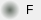
<?xml version="1.0" encoding="UTF-8"?>
<ui version="4.0">
 <class>FlagWidget</class>
 <widget class="QWidget" name="FlagWidget">
  <property name="geometry">
   <rect>
    <x>0</x>
    <y>0</y>
    <width>41</width>
    <height>20</height>
   </rect>
  </property>
  <property name="windowTitle">
   <string>Form</string>
  </property>
  <property name="styleSheet">
   <string notr="true">QCheckBox::indicator{
	height: 20px;
	width: 20px;
}

QCheckBox::indicator:checked {
	background-color: qradialgradient(spread:pad, cx:0.5, cy:0.5, radius:0.7, fx:0.5, fy:0.5, stop:0 rgba(0, 255, 0, 255), stop:0.7 rgba(0, 255, 0, 255), stop:0.7 rgba(200, 230, 200, 0));
}

QCheckBox::indicator:unchecked {
	background-color: qradialgradient(spread:pad, cx:0.5, cy:0.5, radius:0.7, fx:0.5, fy:0.5, stop:0 rgba(100, 110, 100, 255), stop:0.7 rgba(100, 110, 100, 255), stop:0.7 rgba(200, 230, 200, 0));

}</string>
  </property>
  <layout class="QHBoxLayout" name="horizontalLayout">
   <property name="leftMargin">
    <number>0</number>
   </property>
   <property name="topMargin">
    <number>0</number>
   </property>
   <property name="rightMargin">
    <number>0</number>
   </property>
   <property name="bottomMargin">
    <number>0</number>
   </property>
   <item>
    <widget class="QCheckBox" name="flagCheckBox">
     <property name="text">
      <string>F</string>
     </property>
     <property name="checkable">
      <bool>false</bool>
     </property>
    </widget>
   </item>
  </layout>
 </widget>
 <resources/>
 <connections/>
</ui>
